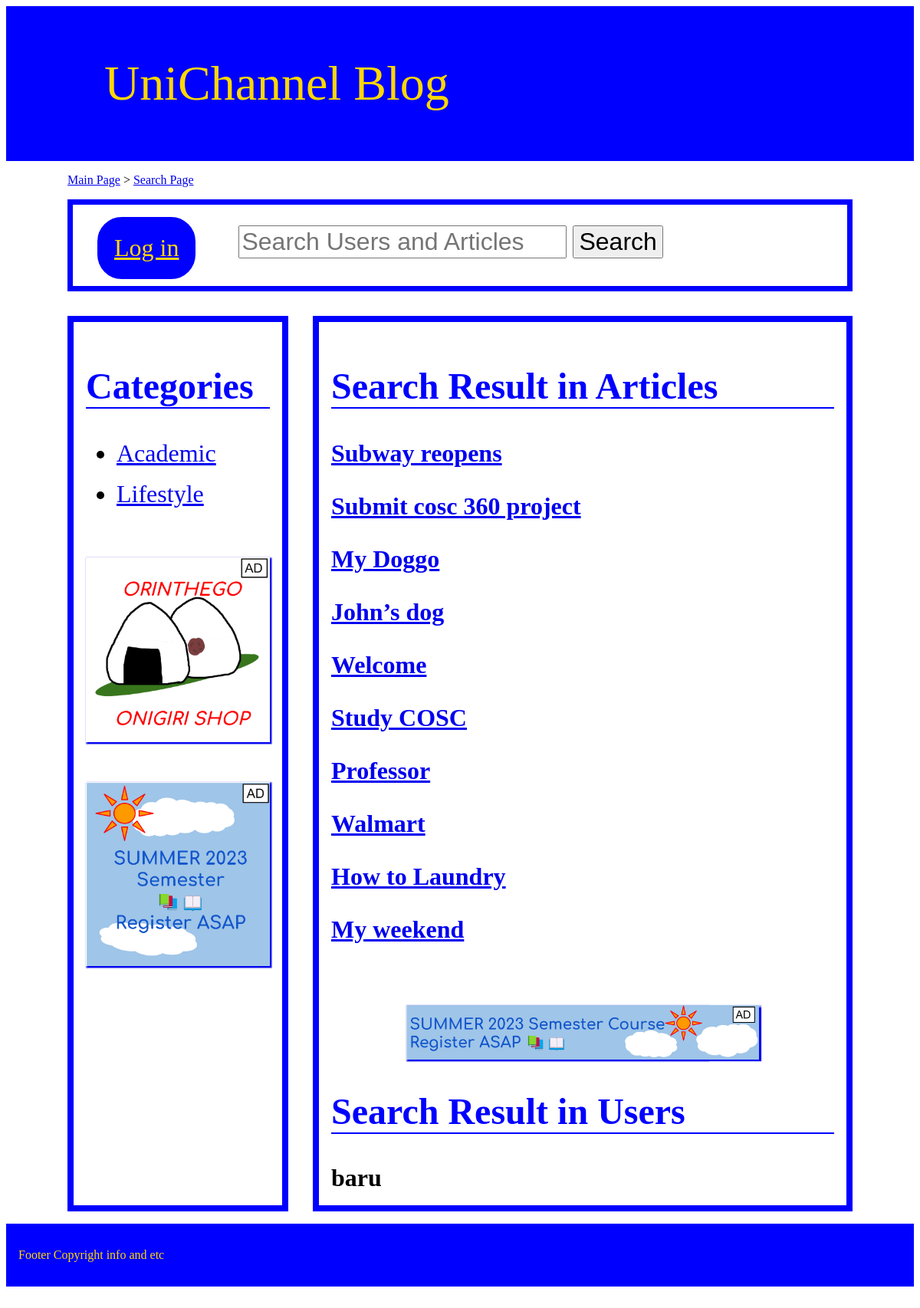
Screenshot of /search.php with the database file from the repository.
### tables this page shows
CREATE TABLE IF NOT EXISTS `Articles` (
  `articleId` int(11) NOT NULL,
  `articleTitle` varchar(30) NOT NULL,
  `username` varchar(10) DEFAULT NULL,
  `categoryId` int(11) DEFAULT NULL,
  `tagId` int(11) DEFAULT NULL,
  `articleBody` varchar(300) DEFAULT NULL,
  `views` int(11) DEFAULT NULL,
  `isDisabled` binary(1) DEFAULT NULL
);

CREATE TABLE IF NOT EXISTS `users` (
  `username` varchar(10) NOT NULL,
  `email` varchar(20) NOT NULL,
  `passwords` varchar(10) NOT NULL,
  `phoneNum` int(11) DEFAULT NULL,
  `address` varchar(10) DEFAULT NULL,
  `postalCode` varchar(20) DEFAULT NULL,
  `following` varchar(10) DEFAULT NULL,
  `isAdmin` binary(1) DEFAULT NULL,
  `isDisabled` binary(1) DEFAULT NULL
);

### search.php (the view, shortened to what this page needs)
<?php
$servername = "cosc360.ok.ubc.ca";
$server_username = "83395822";
$server_password = "83395822";
$dbname = "db_83395822";
$conn = new mysqli($servername, $server_username, $server_password, $dbname);
$searchKeyword = "%";
?>
<!DOCTYPE html>
<html>
<head>
    <link rel="stylesheet" href="css/default.css">
    <link rel="stylesheet" href="css/main.css">
</head>
<body>
    <header><a href="main.php">UniChannel Blog</a></header>
    <div id=trail>
        <p>
            <a href="main.php">Main Page</a> >
            <a href="search.php?searchKeyword= <?php $_GET['searchKeyword'] ?>">Search Page</a>
        </p>
    </div>
    <?php
    include "include/top_left.php";
    echo ('<a href="#"><img src="ads/short/' . rand(1, 3) . '.png" alt="Advertisement"></a>');
    echo ('</div>');
    ?>
    <div id="right">
        <?php
        echo ("<h2>Search Result in Articles</h2>");
        $sql1 = "SELECT * FROM Articles WHERE articleTitle LIKE '$searchKeyword'";
        $result1 = mysqli_query($conn, $sql1);
        if (mysqli_num_rows($result1) > 0) {
            while ($row = mysqli_fetch_assoc($result1)) {
                echo ("<h3><a href='article.php?articleId=" . $row['articleId'] . "'>" . $row['articleTitle'] . "</a></h3>");
            }
        } else {
            echo ("<h3>No results found for Articles</h3>");
        }
        include "include/ad_long.php";
        echo ("<h2>Search Result in Users</h2>");
        $sql2 = "SELECT * FROM users WHERE username LIKE '$searchKeyword'";
        $result2 = mysqli_query($conn, $sql2);
        if (mysqli_num_rows($result2) > 0) {
            while ($row = mysqli_fetch_assoc($result2)) {
                echo ("<h3>" . $row['username'] . "</h3>");
            }
        } else {
            echo ("<h3>No results found for Users</h3>");
        }
        include "include/ad_long.php";
        ?>
    </div>
    <?php include "include/footer.php" ?>
</body>
</html>

### css/default.css (style rules this page uses)
header { font-size: 4em; background-color: blue; color: gold; padding: 1em 0em 1em 2em; }
header a { text-decoration: none; color: gold; }
h2 { font-size: 3em; color: blue; border-bottom: 0.05em solid blue; }
div#trail { margin: 0em 0em 0em 5em; }
div#left img { margin: 3em 0em 0em 0em; box-shadow: 0.1em 0.1em 0.1em 0.1em; width: 100%; }

### css/main.css (style rules this page uses)
div#right { border: 0.5em solid blue; margin: 0em 5em 0em 25em; padding: 1em; height: 70em; overflow: scroll; }
div#right h3 { font-size: 2em; }

### rows the page displays
articles: articleTitle "Subway reopens"
articles: articleTitle "Submit cosc 360 project"
articles: articleTitle "My Doggo"
articles: articleTitle "John’s dog"
articles: articleTitle "Welcome"
articles: articleTitle "Study COSC"
articles: articleTitle "Professor"
articles: articleTitle "Walmart"
articles: articleTitle "How to Laundry"
articles: articleTitle "My weekend"
users: username "baru"
